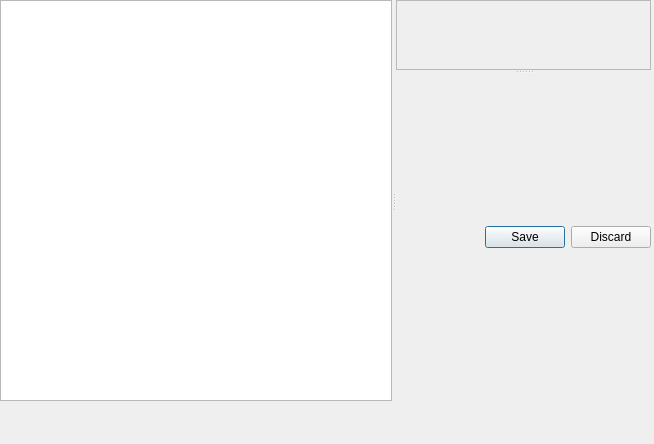
<?xml version="1.0" encoding="UTF-8"?>
<ui version="4.0">
 <class>HoiLangView</class>
 <widget class="QWidget" name="HoiLangView">
  <property name="geometry">
   <rect>
    <x>0</x>
    <y>0</y>
    <width>654</width>
    <height>444</height>
   </rect>
  </property>
  <property name="windowTitle">
   <string>Form</string>
  </property>
  <widget class="QSplitter" name="splitter_2">
   <property name="geometry">
    <rect>
     <x>0</x>
     <y>0</y>
     <width>651</width>
     <height>401</height>
    </rect>
   </property>
   <property name="orientation">
    <enum>Qt::Orientation::Horizontal</enum>
   </property>
   <widget class="QTreeView" name="treeView"/>
   <widget class="QSplitter" name="splitter">
    <property name="orientation">
     <enum>Qt::Orientation::Vertical</enum>
    </property>
    <widget class="HoiLangEdit" name="langEdit">
     <property name="widgetResizable">
      <bool>true</bool>
     </property>
     <property name="alignment">
      <set>Qt::AlignmentFlag::AlignLeading|Qt::AlignmentFlag::AlignLeft|Qt::AlignmentFlag::AlignTop</set>
     </property>
     <widget class="QWidget" name="scrollAreaWidgetContents">
      <property name="geometry">
       <rect>
        <x>0</x>
        <y>0</y>
        <width>251</width>
        <height>378</height>
       </rect>
      </property>
     </widget>
    </widget>
    <widget class="QDialogButtonBox" name="buttonBox">
     <property name="standardButtons">
      <set>QDialogButtonBox::StandardButton::Discard|QDialogButtonBox::StandardButton::Save</set>
     </property>
    </widget>
   </widget>
  </widget>
 </widget>
 <customwidgets>
  <customwidget>
   <class>HoiLangEdit</class>
   <extends>QScrollArea</extends>
   <header>hoilangedit.h</header>
   <container>1</container>
  </customwidget>
 </customwidgets>
 <resources/>
 <connections/>
</ui>
